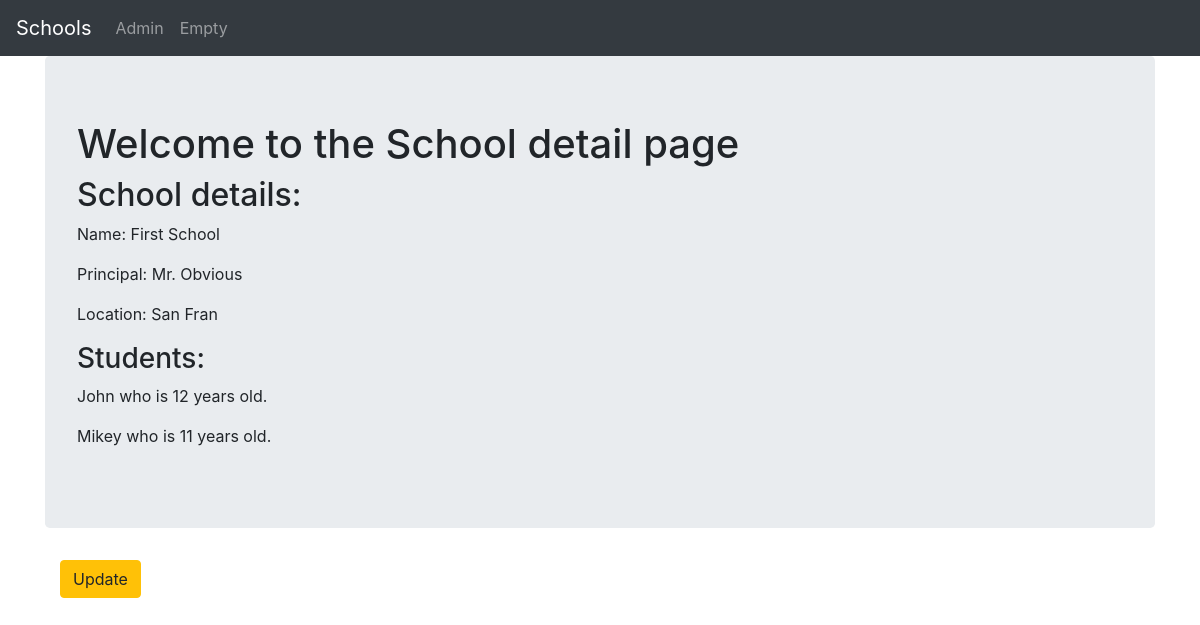
/basic_app/1/, run on the app's committed database.
### basic_app/models.py (models this page shows, shortened)
class School(models.Model):
    name = models.CharField(max_length=256)
    principal = models.CharField(max_length=256)
    location = models.CharField(max_length=256)

class Student(models.Model):
    name = models.CharField(max_length=256)
    age = models.PositiveIntegerField()
    school = models.ForeignKey(
        School, related_name='students', null=True, blank=False, on_delete=models.SET_NULL)

### basic_app/views.py (the view)
# urls.py: path("<int:pk>/", views.SchoolDetailView.as_view(),  name="detail"),
class SchoolDetailView(DetailView):
    context_object_name = 'school_detail'
    model = models.School
    template_name = 'basic_app/school_detail.html'

### basic_app/templates/basic_app/school_detail.html
{% extends 'base.html' %}
{% block body_block %}
<div class="jumbotron">
    <h1>Welcome to the School detail page</h1>
    <h2>School details:</h2>
    <p>Name: {{school_detail.name}}</p>
    <p>Principal: {{school_detail.principal}}</p>
    <p>Location: {{school_detail.location}}</p>
    <h3>Students:</h3>
    {% for student in school_detail.students.all %}
    <p>{{student.name}} who is {{student.age}} years old.</p>
    {% endfor %}
</div>
<div class="container">
    <p><a class="btn btn-warning" href="{% url 'basic_app:update' pk=school_detail.pk %}">Update</a></p>
</div>
{% endblock body_block %}

### data on the page
School: name "First School", principal "Mr. Obvious", location "San Fran"
Student: name "John", age "12"
Student: name "Mikey", age "11"
